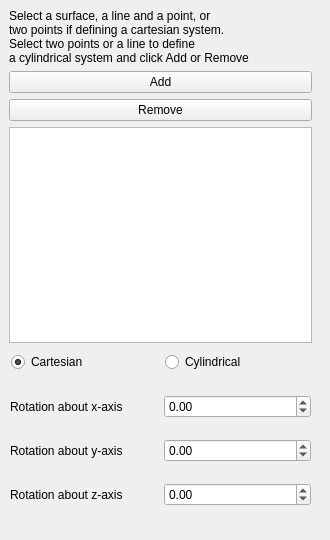
<?xml version="1.0" encoding="UTF-8"?>
<ui version="4.0">
 <class>TaskFemConstraintDisplacement</class>
 <widget class="QWidget" name="TaskFemConstraintDisplacement">
  <property name="enabled">
   <bool>true</bool>
  </property>
  <property name="geometry">
   <rect>
    <x>0</x>
    <y>0</y>
    <width>330</width>
    <height>540</height>
   </rect>
  </property>
  <property name="sizePolicy">
   <sizepolicy hsizetype="Maximum" vsizetype="Maximum">
    <horstretch>3</horstretch>
    <verstretch>80</verstretch>
   </sizepolicy>
  </property>
  <property name="minimumSize">
   <size>
    <width>330</width>
    <height>540</height>
   </size>
  </property>
  <property name="baseSize">
   <size>
    <width>400</width>
    <height>800</height>
   </size>
  </property>
  <property name="windowTitle">
   <string>Prescribed Displacement</string>
  </property>
  <widget class="QWidget" name="layoutWidget">
   <property name="geometry">
    <rect>
     <x>9</x>
     <y>9</y>
     <width>303</width>
     <height>334</height>
    </rect>
   </property>
   <layout class="QVBoxLayout" name="verticalLayout">
    <item>
     <widget class="QLabel" name="lbl_info">
      <property name="text">
       <string>Select a surface, a line and a point, or
two points if defining a cartesian system.
Select two points or a line to define
a cylindrical system and click Add or Remove</string>
      </property>
      <property name="alignment">
       <set>Qt::AlignLeading|Qt::AlignLeft|Qt::AlignVCenter</set>
      </property>
      <property name="wordWrap">
       <bool>false</bool>
      </property>
     </widget>
    </item>
    <item>
     <widget class="QPushButton" name="btnAdd">
      <property name="text">
       <string>Add</string>
      </property>
     </widget>
    </item>
    <item>
     <widget class="QPushButton" name="btnRemove">
      <property name="text">
       <string>Remove</string>
      </property>
     </widget>
    </item>
    <item>
     <widget class="QListWidget" name="lw_references">
      <property name="sizePolicy">
       <sizepolicy hsizetype="MinimumExpanding" vsizetype="MinimumExpanding">
        <horstretch>0</horstretch>
        <verstretch>0</verstretch>
       </sizepolicy>
      </property>
      <property name="minimumSize">
       <size>
        <width>0</width>
        <height>100</height>
       </size>
      </property>
     </widget>
    </item>
   </layout>
  </widget>
  <widget class="QWidget" name="layoutWidget">
   <property name="geometry">
    <rect>
     <x>11</x>
     <y>350</y>
     <width>301</width>
     <height>24</height>
    </rect>
   </property>
   <layout class="QHBoxLayout" name="horizontalLayout">
    <item>
     <widget class="QRadioButton" name="rb_cartesian">
      <property name="text">
       <string>Cartesian</string>
      </property>
      <property name="checked">
       <bool>true</bool>
      </property>
     </widget>
    </item>
    <item>
     <widget class="QRadioButton" name="rb_cylindrical">
      <property name="text">
       <string>Cylindrical</string>
      </property>
     </widget>
    </item>
   </layout>
  </widget>
  <widget class="QWidget" name="layoutWidget">
   <property name="geometry">
    <rect>
     <x>10</x>
     <y>380</y>
     <width>301</width>
     <height>141</height>
    </rect>
   </property>
   <layout class="QVBoxLayout" name="verticalLayout_2">
    <item>
     <layout class="QHBoxLayout" name="horizontalLayout_2">
      <item>
       <widget class="QLabel" name="dispx">
        <property name="text">
         <string>Rotation about x-axis</string>
        </property>
       </widget>
      </item>
      <item>
       <widget class="QDoubleSpinBox" name="spinxDisplacement">
        <property name="minimum">
         <double>-99999.000000000000000</double>
        </property>
        <property name="maximum">
         <double>99999.000000000000000</double>
        </property>
        <property name="value">
         <double>0.000000000000000</double>
        </property>
       </widget>
      </item>
     </layout>
    </item>
    <item>
     <layout class="QHBoxLayout" name="horizontalLayout_3">
      <item>
       <widget class="QLabel" name="dispy">
        <property name="text">
         <string>Rotation about y-axis</string>
        </property>
       </widget>
      </item>
      <item>
       <widget class="QDoubleSpinBox" name="spinyDisplacement">
        <property name="minimum">
         <double>-99999.000000000000000</double>
        </property>
        <property name="maximum">
         <double>99999.000000000000000</double>
        </property>
        <property name="value">
         <double>0.000000000000000</double>
        </property>
       </widget>
      </item>
     </layout>
    </item>
    <item>
     <layout class="QHBoxLayout" name="horizontalLayout_4">
      <item>
       <widget class="QLabel" name="dispz">
        <property name="text">
         <string>Rotation about z-axis</string>
        </property>
       </widget>
      </item>
      <item>
       <widget class="QDoubleSpinBox" name="spinzDisplacement">
        <property name="minimum">
         <double>-99999.000000000000000</double>
        </property>
        <property name="maximum">
         <double>99999.000000000000000</double>
        </property>
        <property name="value">
         <double>0.000000000000000</double>
        </property>
       </widget>
      </item>
     </layout>
    </item>
   </layout>
  </widget>
 </widget>
 <resources/>
 <connections/>
</ui>
